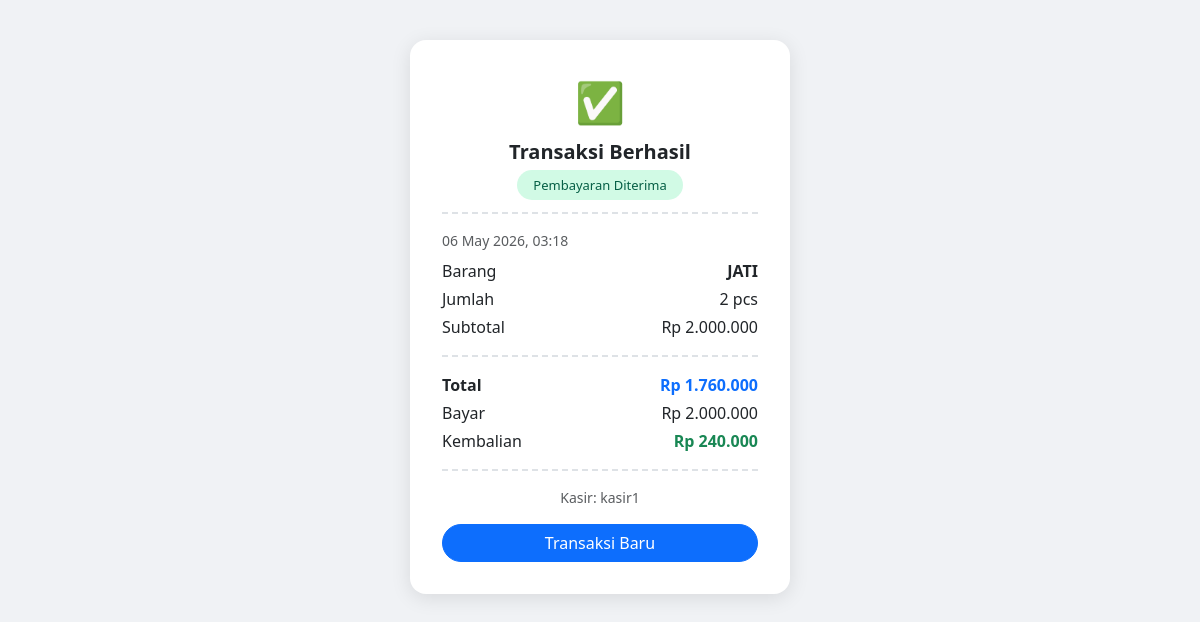
Screenshot of /struk.php?id=1 with the database file from the repository.
### tables this page shows
CREATE TABLE `transaksi` (
  `id_transaksi` int(11) NOT NULL,
  `tanggal` timestamp NOT NULL DEFAULT current_timestamp(),
  `total` int(11) DEFAULT NULL,
  `bayar` int(11) DEFAULT NULL,
  `kembalian` int(11) DEFAULT NULL,
  `user_id` int(11) DEFAULT NULL
);

CREATE TABLE `detail_transaksi` (
  `id_detail` int(11) NOT NULL,
  `transaksi_id` int(11) DEFAULT NULL,
  `barang_id` int(11) DEFAULT NULL,
  `jumlah` int(11) DEFAULT NULL,
  `harga` int(11) DEFAULT NULL,
  `subtotal` int(11) DEFAULT NULL
);

CREATE TABLE `barang` (
  `id_barang` int(11) NOT NULL,
  `nama_barang` varchar(100) DEFAULT NULL,
  `harga` int(11) DEFAULT NULL,
  `stok` int(11) DEFAULT NULL
);

CREATE TABLE `users` (
  `id_user` int(11) NOT NULL,
  `username` varchar(50) DEFAULT NULL,
  `password` varchar(100) DEFAULT NULL,
  `role` enum('admin','kasir') DEFAULT NULL
);

### struk.php (the view, shortened to what this page needs)
<?php
include "koneksi.php";
$id = $_GET['id'];
$trx = mysqli_fetch_array(mysqli_query($conn, "SELECT t.*, u.username FROM transaksi t JOIN users u ON t.user_id=u.id_user WHERE t.id_transaksi='$id'"));
$detail = mysqli_fetch_array(mysqli_query($conn, "SELECT d.*, b.nama_barang FROM detail_transaksi d JOIN barang b ON d.barang_id=b.id_barang WHERE d.transaksi_id='$id'"));
?>
<!DOCTYPE html>
<html>
<head>
    <link href="https://cdn.jsdelivr.net/npm/bootstrap@5.3.0/dist/css/bootstrap.min.css" rel="stylesheet">
</head>
<body>
    <div class="struk">
        <div class="text-center mb-3">
            <div style="font-size:40px">✅</div>
            <h5 class="fw-bold mt-2">Transaksi Berhasil</h5>
            <span class="badge-sukses">Pembayaran Diterima</span>
        </div>
        <div class="divider"></div>
        <div class="small text-muted mb-2"><?= date('d F Y, H:i', strtotime($trx['tanggal'])) ?></div>
        <div class="d-flex justify-content-between mb-1">
            <span>Barang</span>
            <span class="fw-semibold"><?= $detail['nama_barang'] ?></span>
        </div>
        <div class="d-flex justify-content-between mb-1">
            <span>Jumlah</span>
            <span><?= $detail['jumlah'] ?> pcs</span>
        </div>
        <div class="d-flex justify-content-between mb-1">
            <span>Subtotal</span>
            <span>Rp <?= number_format($detail['subtotal'],0,',','.') ?></span>
        </div>
        <div class="divider"></div>
        <div class="d-flex justify-content-between mb-1">
            <span class="fw-bold">Total</span>
            <span class="fw-bold text-primary">Rp <?= number_format($trx['total'],0,',','.') ?></span>
        </div>
        <div class="d-flex justify-content-between mb-1">
            <span>Bayar</span>
            <span>Rp <?= number_format($trx['bayar'],0,',','.') ?></span>
        </div>
        <div class="d-flex justify-content-between mb-1">
            <span>Kembalian</span>
            <span class="fw-bold text-success">Rp <?= number_format($trx['kembalian'],0,',','.') ?></span>
        </div>
        <div class="divider"></div>
        <div class="small text-muted text-center mb-3">Kasir: <?= $trx['username'] ?></div>
        <a href="kasir.php" class="btn btn-primary w-100 rounded-pill">Transaksi Baru</a>
    </div>
</body>
</html>

### struk.php (style rules this page uses)
body { background: #f0f2f5; }
.struk { max-width: 380px; margin: 40px auto; background: white; border-radius: 16px; padding: 2rem; box-shadow: 0 4px 20px rgba(0,0,0,0.1); }
.divider { border-top: 2px dashed #dee2e6; margin: 1rem 0; }
.badge-sukses { background: #d1fae5; color: #065f46; padding: 6px 16px; border-radius: 20px; font-size: 13px; }

### rows the page displays
transaksi: tanggal "06 May 2026, 03:18", total "1.760.000", bayar "2.000.000", kembalian "240.000", user.username "kasir1"
detail_transaksi: barang.nama_barang "JATI", jumlah "2", subtotal "2.000.000"
